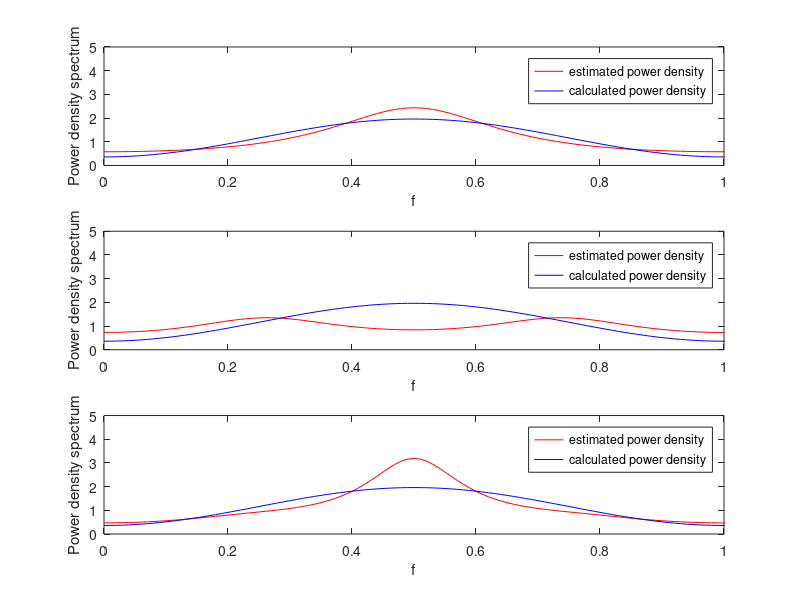

This figure's MATLAB source:
f=0:1/100:2*pi;

sigma=[1.0221 1.0035 1.006];
ak_1=0.3448;
ak_2=[0.03914 0.1350];
ak_3=[0.3986 0.01560 0.0538];

power_1=(sigma(1)^2)./(abs((1+ak_1*exp(-j*2*pi*f*1))).^2);

power_function=1.16-0.8*cos(2*pi*f);

figure
subplot(3,1,1);
plot(f, power_1, 'color', 'r');
hold on;
plot(f, power_function, 'color', 'b');
xlabel('f');
ylabel('Power density spectrum');
legend('estimated power density', 'calculated power density');
axis([0 1 0 5]);

subplot(3,1,2);
power_2=(sigma(2)^2)./(abs((1+ak_2(1)*exp(-j*2*pi*f*1)+ak_2(2)*exp(-j*2*pi*f*2))).^2);
plot(f, power_2, 'color', 'r');
hold on;
plot(f, power_function, 'color', 'b');
xlabel('f');
ylabel('Power density spectrum');
legend('estimated power density', 'calculated power density');
axis([0 1 0 5]);


subplot(3,1,3);
power_3=(sigma(3)^2)./(abs((1+ak_3(1)*exp(-j*2*pi*f*1)+ak_3(2)*exp(-j*2*pi*f*2)+ak_3(3)*exp(-j*2*pi*f*3))).^2);
plot(f, power_3, 'color', 'r');
hold on;
plot(f, power_function, 'color', 'b');
xlabel('f');
ylabel('Power density spectrum');
legend('estimated power density', 'calculated power density');
axis([0 1 0 5]);